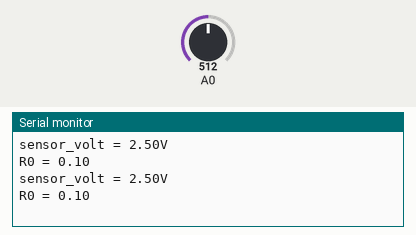
Simulated run of this sketch. Board: Arduino Uno, built with avr-gcc and run on an emulated ATmega328P. Parts: the last lines printed to the serial monitor. The inputs (shaded band) are chosen by the test bench; at power-on: A0 = 512.

Above: at 1.2 s.
1.3 s: A0 set to 0
At 2.9 s:
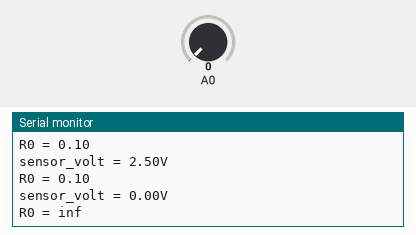
4.3 s: A0 set to 110
At 5.9 s:
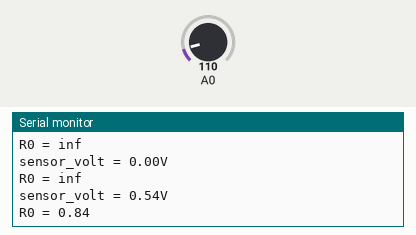
Timing chart, 0 to 7.4 s (numbered marks = the images above; inputs shaded):
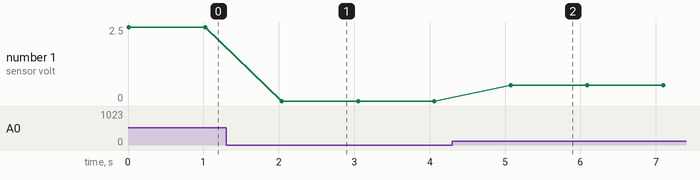

Measured:
- after the input at 1.3 s, the serial monitor: prints a new line after 0.74 s (image 1)
- after the input at 4.3 s, the serial monitor: prints a new line after 0.78 s (image 2)
- plotted number 1: 0 → 0.54 after the input at 4.3 s

The sketch:

GAS_LECTURA.ino
```cpp
/*

MQ9 Calibration

modified on 19 Feb 2019
by Saeed Hosseini
https://electropeak.com/learn/


MONÓXIDO DE CARBONO O GASES FLAMABALES

*/

void setup() {
  Serial.begin(9600);
}

void loop() {
  float sensor_volt;
  float RS_air; //  Rs in clean air
  float R0;  // R0 in 1000 ppm LPG
  float sensorValue;

//Average
    for(int x = 0 ; x < 100 ; x++)
  {
    sensorValue = sensorValue + analogRead(A0); //Aqui está para cambiarle
  }
  sensorValue = sensorValue/100.0;
//-----------------------------------------------/

  sensor_volt = (sensorValue/1024)*5.0;
  RS_air = (5.0-sensor_volt)/sensor_volt; // Depend on RL on yor module
  R0 = RS_air/9.9; // According to MQ9 datasheet table

  Serial.print("sensor_volt = ");
  Serial.print(sensor_volt);
  Serial.println("V");

  Serial.print("R0 = ");
  Serial.println(R0);
  delay(1000);

}
```
